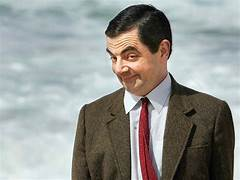
#> input picture bean.jpeg, 240 x 180 px
$ python 8.py
#> lines starting #> are read from the running program, lines starting #| are printed output that depends on the picture
import cv2
import numpy as np
# Load the image
image_path = "bean.jpeg" # Replace with the path to your image
img = cv2.imread(image_path)
#> img is the input picture: shape (180, 240, 3); mean B, G, R 145.5, 149.3, 147.8
# Get the image dimensions
height, width, _ = img.shape
#> height = 180; width = 240
# Define the transformation matrices
rotation_matrix = cv2.getRotationMatrix2D((width/2, height/2), 45, 1) # Rotate by 45 degrees
scaling_matrix = np.float32([[1.5, 0, 0], [0, 1.5, 0]]) # Scale by 1.5x
translation_matrix = np.float32([[1, 0, 100], [0, 1, 50]]) # Translate by (100, 50)
# Apply transformations
rotated_img = cv2.warpAffine(img, rotation_matrix, (width, height))
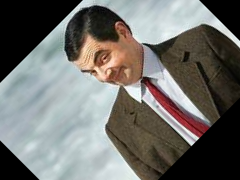
#> rotated_img: shape (180, 240, 3); mean B, G, R 108.3, 112.3, 113
scaled_img = cv2.warpAffine(img, scaling_matrix, (int(width*1.5), int(height*1.5)))
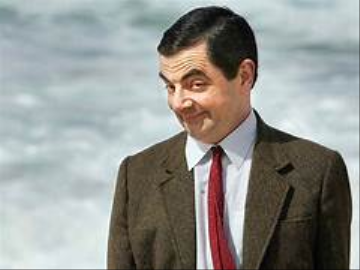
#> scaled_img: shape (270, 360, 3); mean B, G, R 145, 148.9, 147.4
translated_img = cv2.warpAffine(img, translation_matrix, (width, height))
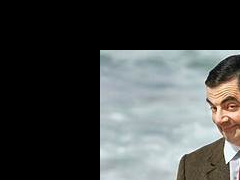
#> translated_img: shape (180, 240, 3); mean B, G, R 71.4, 72.3, 69.6
# Display the original and transformed images
cv2.imshow("Original Image", img)
cv2.imshow("Rotated Image", rotated_img)
cv2.imshow("Scaled Image", scaled_img)
cv2.imshow("Translated Image", translated_img)
# Wait for a key press and then close all windows
cv2.waitKey(0)
cv2.destroyAllWindows()
